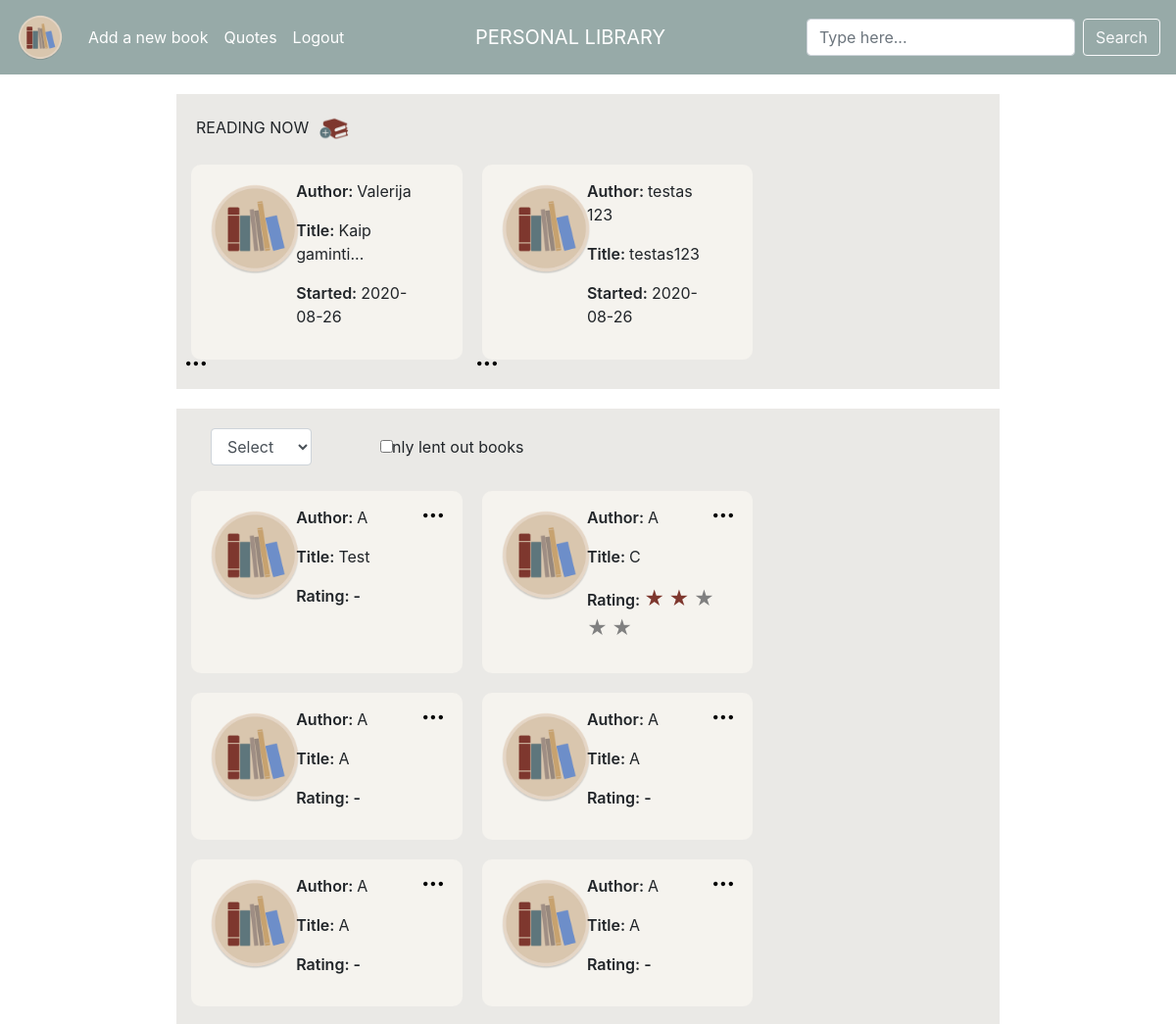
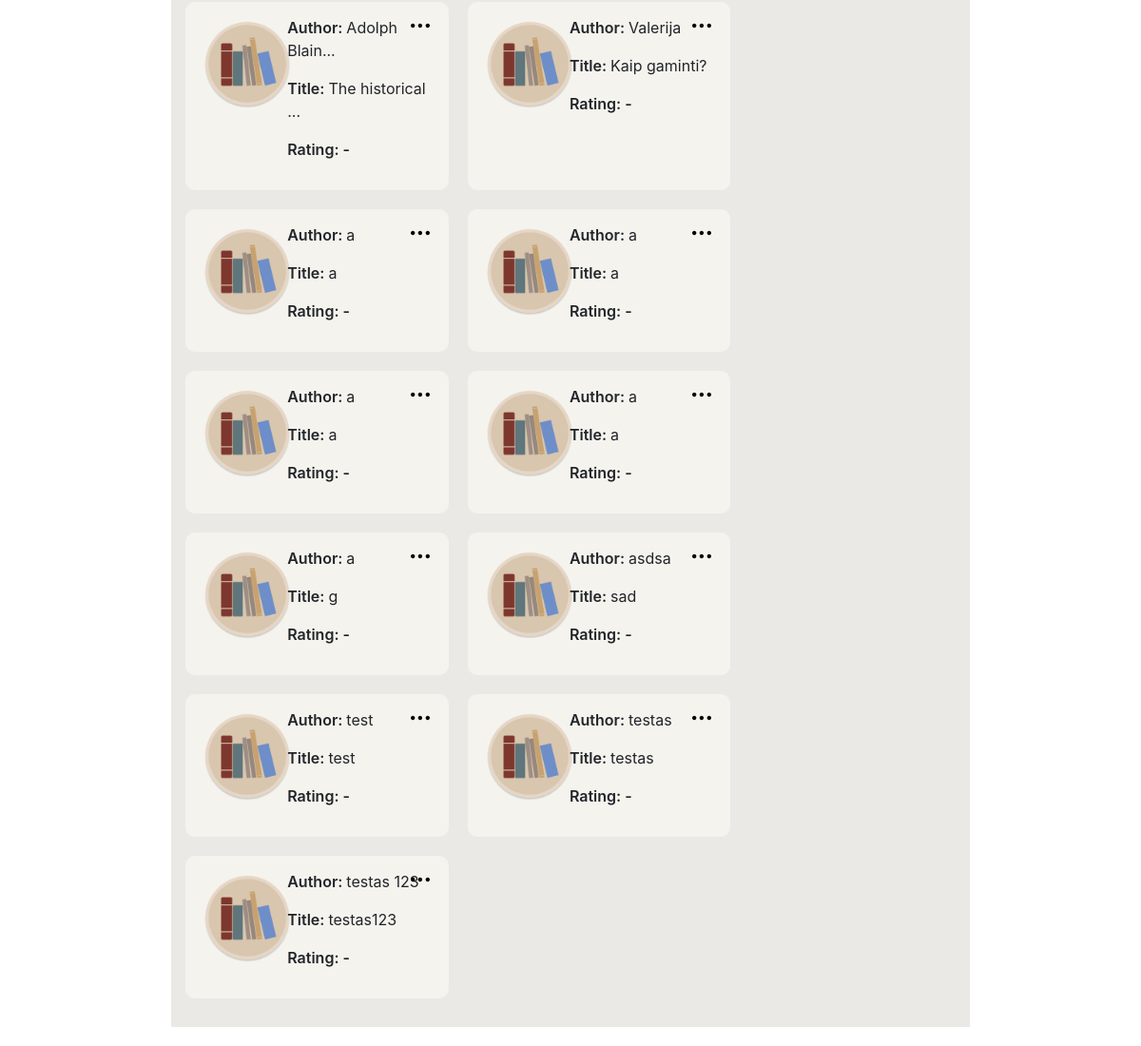
Before: / (signed in) with the older database file (2 pictures, top to bottom).
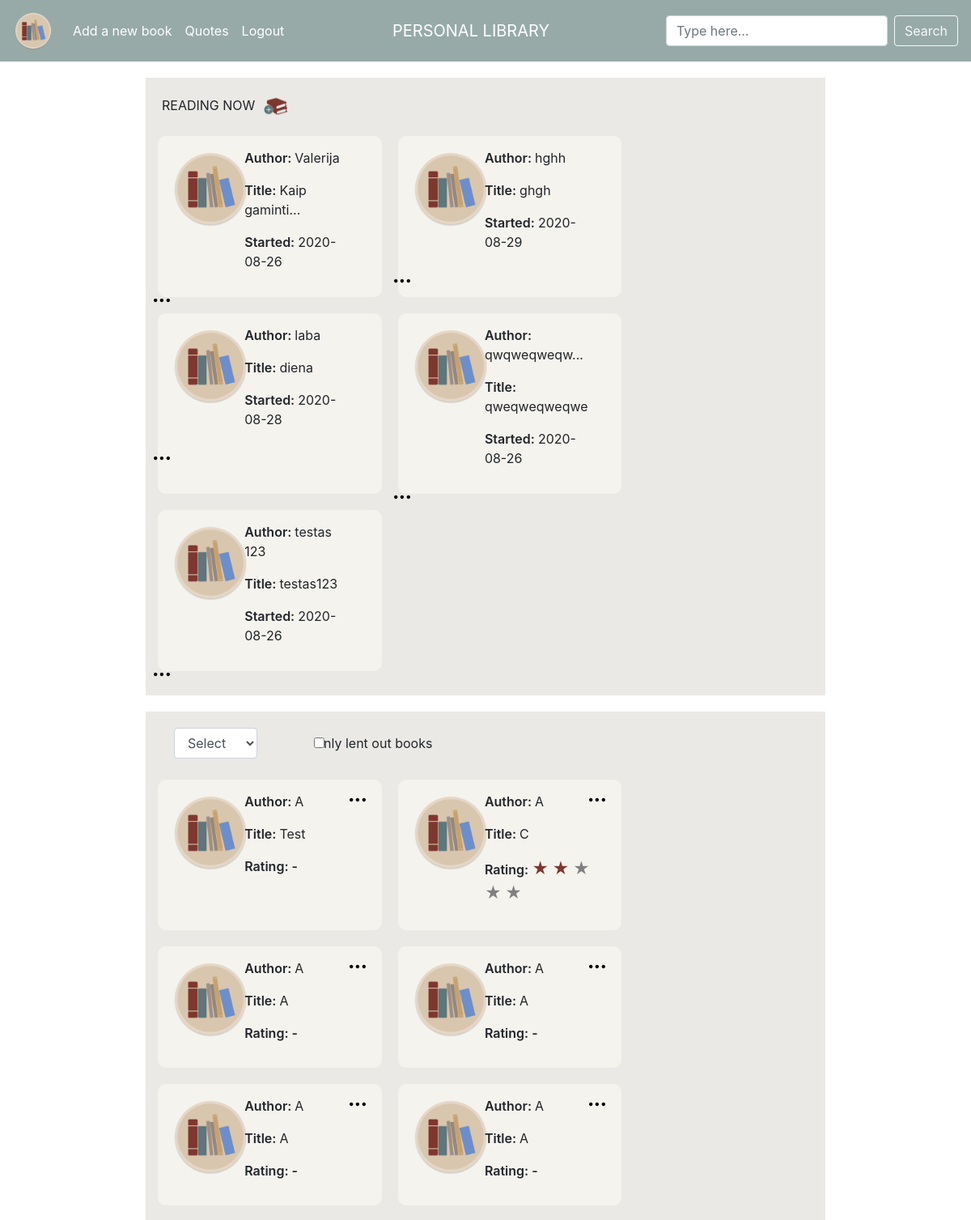
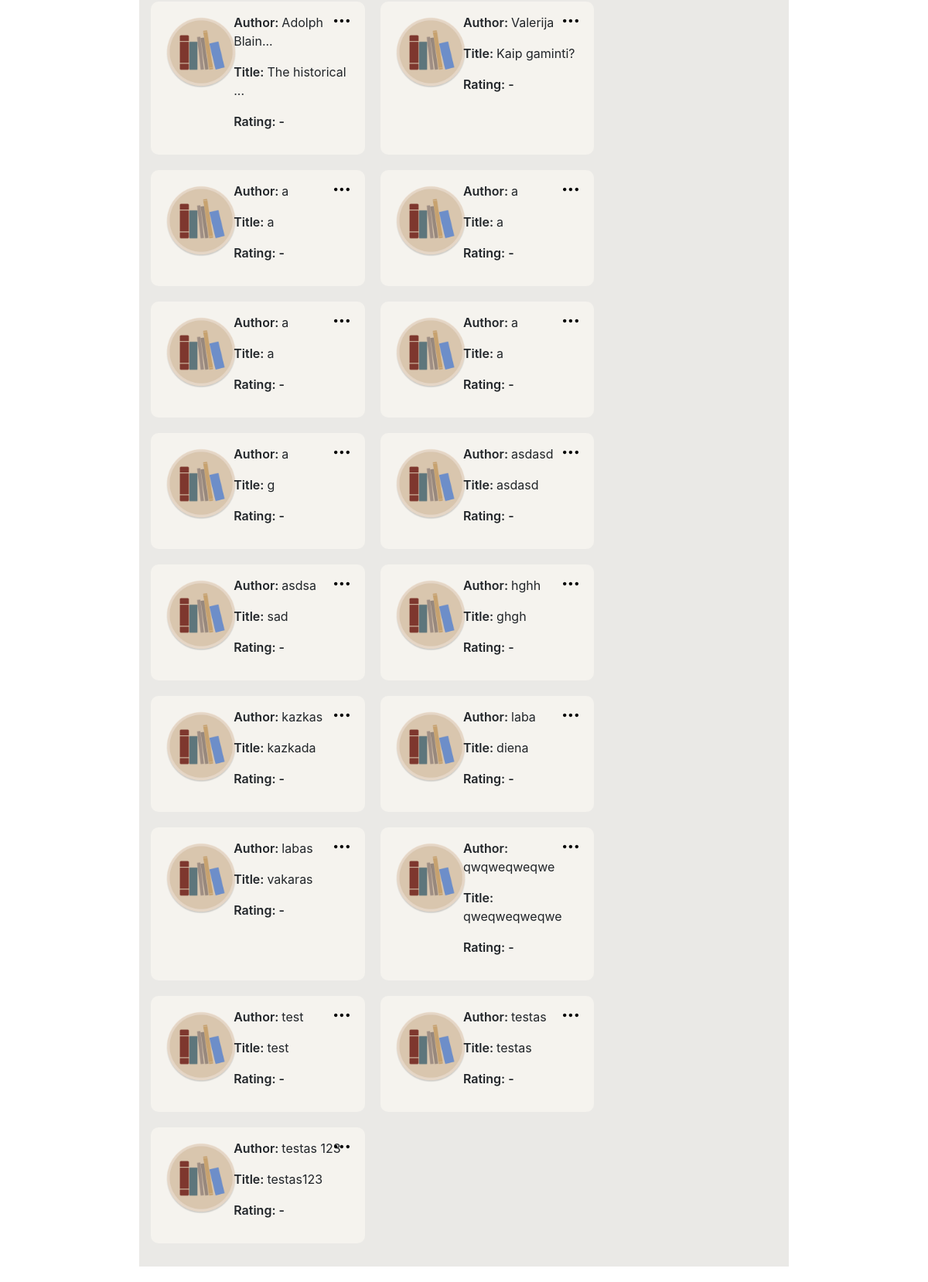
After: the same page with the newer database file (2 pictures, top to bottom).
### tables this page shows
CREATE TABLE "books" (user_id INTEGER NOT NULL, title TEXT NOT NULL, author TEXT NOT NULL, pages INTEGER NOT NULL, isbn TEXT NULL, genre TEXT NULL, rating INTEGER NULL, started DATE NULL, finished DATE NULL, owner TEXT NULL, notes TEXT NULL, lent BOOLEAN NULL, book_id INTEGER PRIMARY KEY AUTOINCREMENT NOT NULL);

### application.py (the view, shortened to what this page needs)
@app.route("/", methods=["GET", "POST"])
@login_required
def index():
    if request.method == "GET":
        books = db.execute("""SELECT * FROM books WHERE user_id = :id
                            AND started IS NOT NULL AND finished IS NULL ORDER BY author""",
                            id = session["user_id"])
        lists = db.execute("""SELECT * FROM books WHERE user_id = :id ORDER BY author""",
                            id = session["user_id"])
        return render_template("index.html", books = books, lists = lists)

### application.py (called while the page is built)
@app.after_request
def after_request(response):
    response.headers["Cache-Control"] = "no-cache, no-store, must-revalidate"
    response.headers["Expires"] = 0
    response.headers["Pragma"] = "no-cache"
    return response

### helpers.py (called while the page is built)
def login_required(f):
    @wraps(f)
    def decorated_function(*args, **kwargs):
        if session.get("user_id") is None:
            return redirect("/login")
        return f(*args, **kwargs)
    return decorated_function

### templates/index.html (shortened to what the changed rows need)
{% extends "layout.html" %}
{% block main %}
    <div class="container">
        <div class="row">
            {% if not books %}
                <div class="alert" id="no_books">
                    <span class="closebtn" onclick="this.parentElement.style.display='none';">&times;</span>
                    You are not reading anything at the moment.
                </div>
            {% else %}
                {% for book in books %}
                    <div class="book" onclick="redirectToBook({{ book.book_id }})">
                        <div class="row">
                            <div class="col-sm-4">
                                <img class="book_cover" src="../static/logo.png" alt="book cover">
                            </div>
                            <div class="col-sm-7">
                                {% if book.author|length <= 10 %}
                                    <p class="author" data-toggle="tooptip" title="{{ book.author }}"><span class="names">Author: </span>{{ book.author }}</p>
                                {% else %}
                                    <p class="author" data-toggle="tooptip" title="{{ book.author }}"><span class="names">Author: </span>{{ book.author[:10] }}...</p>
                                {% endif %}
                                {% if book.title|length <= 12 %}
                                    <p class="title" data-toggle="tooptip" title="{{ book.title }}"><span class="names">Title: </span>{{ book.title }}</p>
                                {% else %}
                                    <p class="title" data-toggle="tooptip" title="{{ book.title }}"><span class="names">Title: </span>{{ book.title[:12] }}...</p>
                                {% endif %}
                                <p class="started"><span class="names">Started: </span>{{ book.started }}</p>
                            </div>
                            <div class="col-sm-1">
                                <div class="options">
                                    <img class="options_image"
                                         onclick="showOptionsFor('opt{{ book.book_id }}')"
                                         src="../static/options.svg"
                                         alt="options"/>
                                </div>
                            </div>
                        </div>
                    </div>
                {% endfor %}
            {% endif %}
        </div>
    </div>
    <div class="container">
        <div class="row">
            {% if not lists %}
            <div class="alert" id="no_books">
                <span class="closebtn" onclick="this.parentElement.style.display='none';">&times;</span>
                You do not have any books in this list yet.
            </div>
            {% else %}
                {% for list in lists %}
                    <div class="book">
                        <div class="row">
                            <div class="col-sm-4" onclick="location.href = '/book-profile';">
                                <img class="book_cover" src="../static/logo.png" alt="book cover">
                            </div>
                            <div class="col-sm" onclick="location.href = '/book-profile';">
                                {% if list.author|length <= 12 %}
                                    <p class="author" data-toggle="tooptip" title="{{ list.author }}"><span class="names">Author: </span>{{ list.author }}</p>
                                {% else %}
                                    <p class="author" data-toggle="tooptip" title="{{ list.author }}"><span class="names">Author: </span>{{ list.author[:12] }}...</p>
                                {% endif %}
                                {% if list.title|length <= 15 %}
                                    <p class="title" data-toggle="tooptip" title="{{ list.title }}"><span class="names">Title: </span>{{ list.title }}</p>
                                {% else %}
                                    <p class="title" data-toggle="tooptip" title="{{ list.title }}"><span class="names">Title: </span>{{ list.title[:15] }}...</p>
                                {% endif %}
                                {% if not list.rating %}
                                    <p class="rating_index"><span class="names">Rating: - </span></p>
                                {% else %}
                                     <p class="rating_index">
                                        <span class="names">Rating: </span>
                                            {% for i in range(list.rating)%}
                                                <span class="stars_red">★</span>
                                            {% endfor %}
                                            {% for i in range(5 - (list.rating)) %}
                                                <span class="stars_white">★</span>
                                            {% endfor %}
                                        </p>
                                {% endif %}
                            </div>
                            <div class="col-sm-1 options">
                                <button id="option_btn" class="inner options">
                                    <img class="options_image"  src="../static/options.svg" alt="options">
                                </button>
                            </div>
                        </div>
                    </div>
                {% endfor %}
            {% endif %}
        </div>
    </div>
{% endblock %}

Changed rows visible on the page:
now on this page (row edited): books: author "hghh", title "ghgh", started "2020-08-29", rating "Rating: -"
now on this page (row edited): books: author "laba", title "diena", started "2020-08-28", rating "Rating: -"
now on this page (row edited): books: author "qwqweqweqw", title "qweqweqweqwe", started "2020-08-26", author "qwqweqweqwe", rating "Rating: -"
now on this page (row edited): books: author "asdasd", title "asdasd", rating "Rating: -"
now on this page (row edited): books: author "kazkas", title "kazkada", rating "Rating: -"
now on this page (row edited): books: author "labas", title "vakaras", rating "Rating: -"
